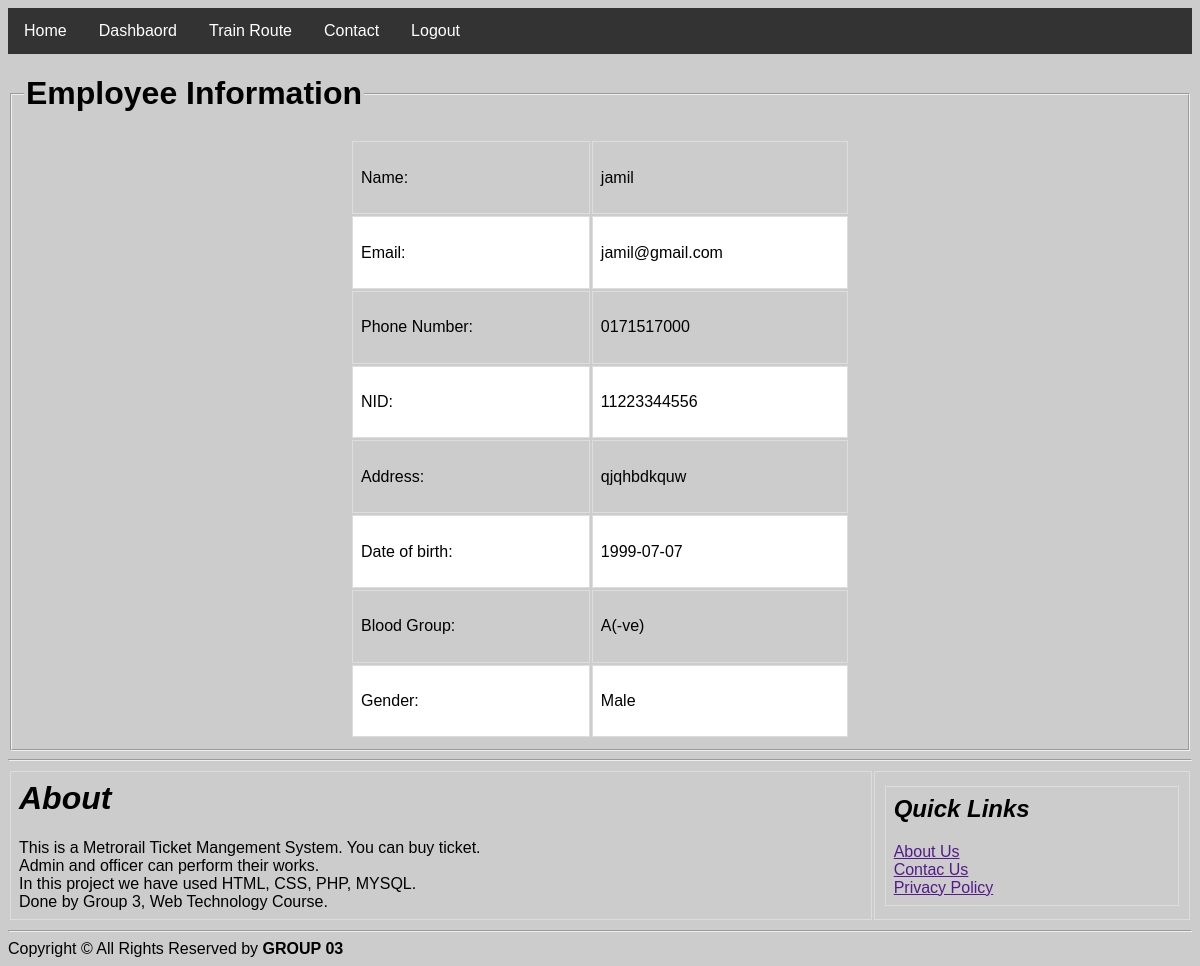
The page /emp/profileinfo.php (signed in) on the database its author committed.
### tables this page shows
CREATE TABLE `add_emp` (
  `e_id` varchar(20) NOT NULL,
  `name` text NOT NULL,
  `pass` text NOT NULL,
  `gender` text NOT NULL,
  `email` varchar(20) NOT NULL,
  `phone` text NOT NULL,
  `address` text NOT NULL,
  `dob` text NOT NULL,
  `bl_grp` text NOT NULL,
  `nid` text NOT NULL,
  `salary` int(11) NOT NULL,
  `e_count` int(11) NOT NULL
);

### emp/Models/db_config.php (called while the page is built, shortened)
<?php
	$db_server="localhost";
	$db_uname="root";
	$db_pass="";
	$db_name="web_project";
	function get($query){
		global $db_server,$db_uname,$db_pass,$db_name;
		$conn = mysqli_connect($db_server,$db_uname,$db_pass,$db_name);
		$data = array();
		if($conn){
			$result = mysqli_query($conn,$query);
			while($row = mysqli_fetch_assoc($result)){
				$data[] = $row;
			}
		}
		return $data;
	}
?>

### emp/profileinfo.php (the view, shortened to what this page needs)
<?php
 include 'controllers/header.php';
 include 'models/db_config.php';
$email=$_SESSION["ulog"];
?>
<html>
    <head>
    </head>
    <body>
        <fieldset>
            <legend><h1>Employee Information</h1></legend>
           <table border="1" align="center" class="table-1">
           <?php
                    $query = "SELECT name, email, phone,nid, address, dob, bl_grp, gender FROM `add_emp` WHERE email='{$email}'";
                    $result=get($query);
                    foreach ($result as $row){
                    echo "<tr><td align='left'>Name:</td><td align='center'>$row[name]</td></tr>";
                    echo "<tr><td align='left'>Email:</td><td align='center'>$row[email]</td></tr>";
                    echo "<tr><td align='left'>Phone Number:</td><td align='center'>$row[phone]</td></tr>";
                    echo "<tr><td align='left'>NID:</td><td align='center'>$row[nid]</td></tr>";
                    echo "<tr><td align='left'>Address:</td><td align='center'>$row[address]</td></tr>";
                    echo "<tr><td align='left'>Date of birth:</td><td align='center'>$row[dob]</td></tr>";
                    echo "<tr><td align='left'>Blood Group:</td><td align='center'>$row[bl_grp]</td></tr>";
                    echo "<tr><td align='left'>Gender:</td><td align='center'>$row[gender]</td></tr>";
                }
            ?>
           </table>
        </fieldset>
    </body>
</html>
<?php
 include 'controllers/footer.php';
?>

### emp/Controllers/Header.php (style rules this page uses)
body { font-family: Arial, Helvetica, sans-serif; background-color: rgb(204, 204, 204); }

### emp/profileinfo.php (style rules this page uses)
body { background-color: rgb(204, 204, 204); }
.table-1 { height: 600px ; width: 500px; }
table { font-family: arial, sans-serif; border: 1px; width: 100%; }
td, th { border: 1px solid #dddddd; text-align: left; padding: 8px; }
tr:nth-child(even) { background-color: white; }

### rows shown on the page
add_emp: name "jamil", email "jamil@gmail.com", phone "0171517000", nid "11223344556", address "qjqhbdkquw", dob "1999-07-07", bl_grp "A(-ve)", gender "Male"
